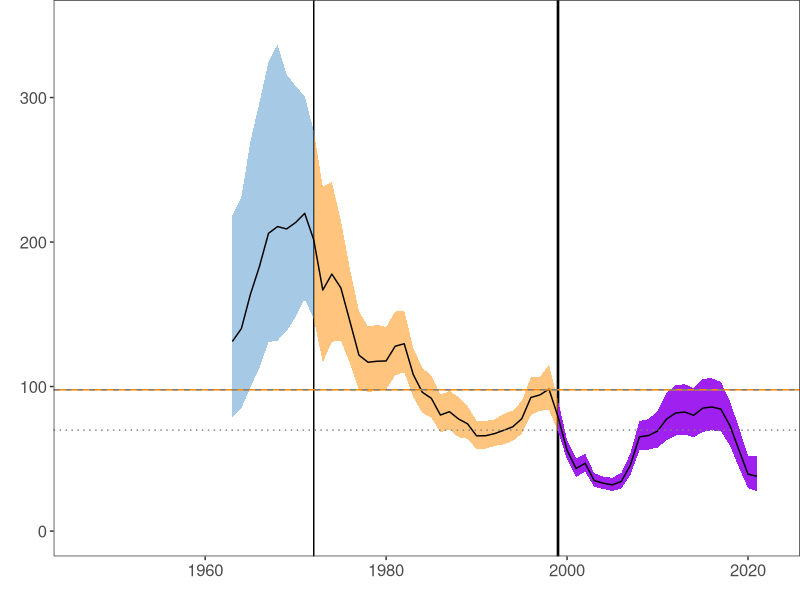
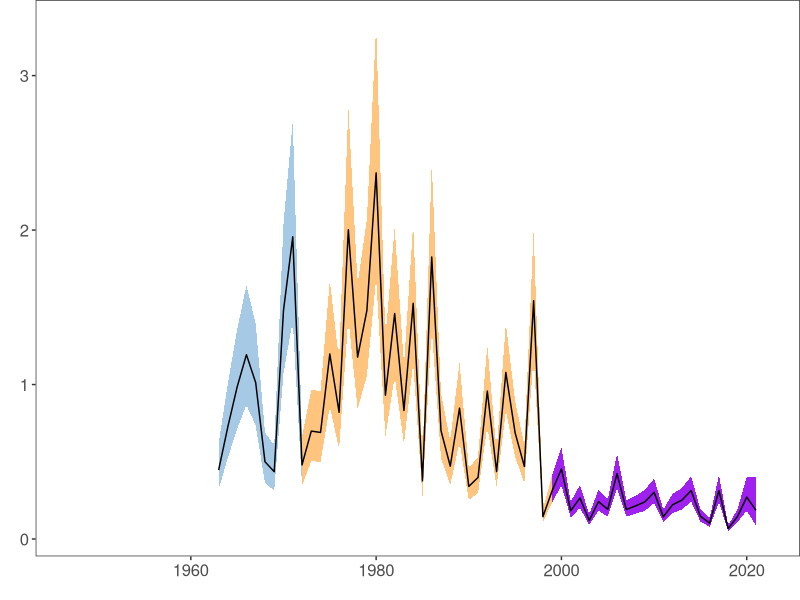
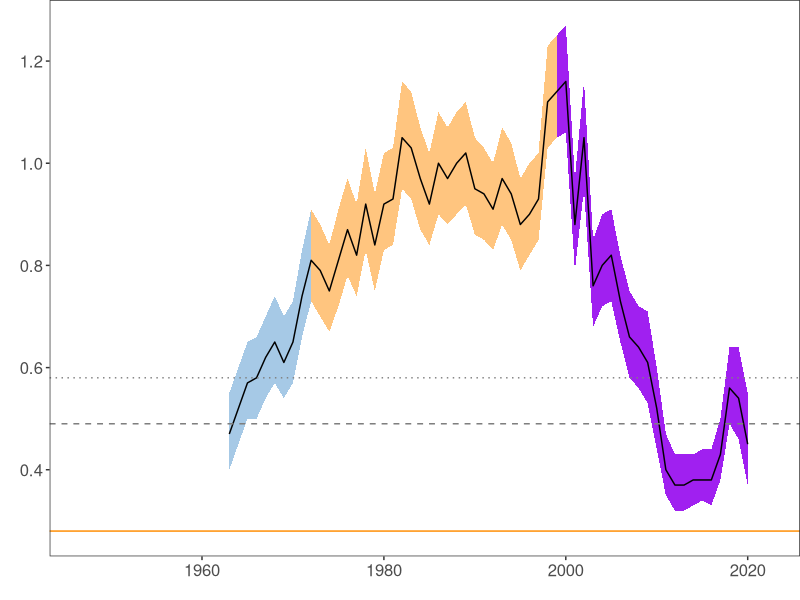
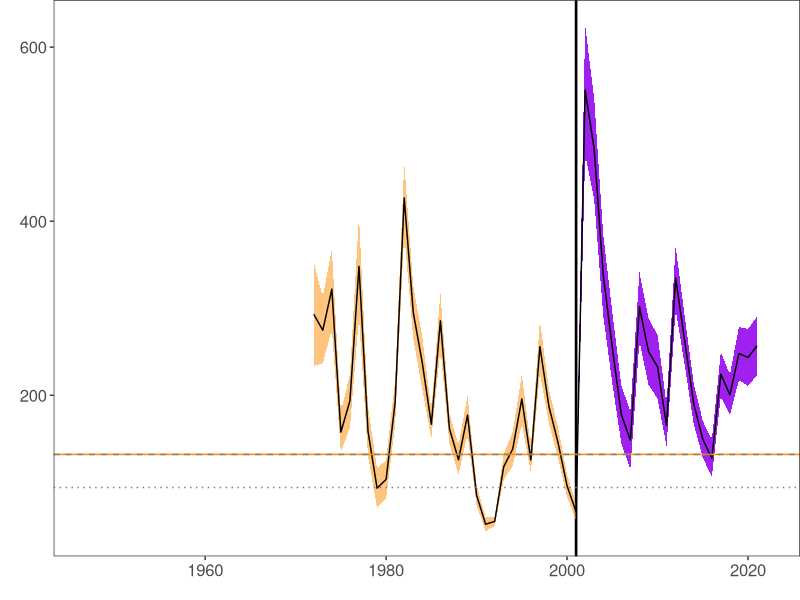
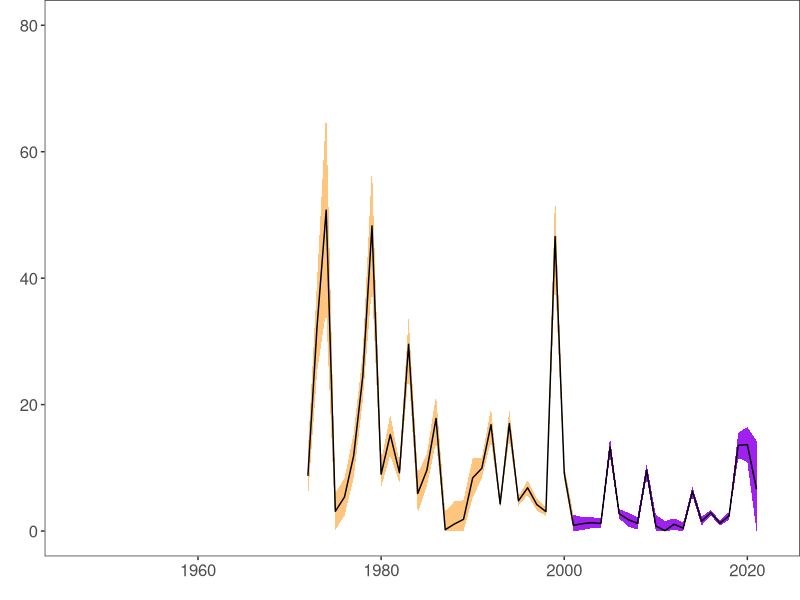
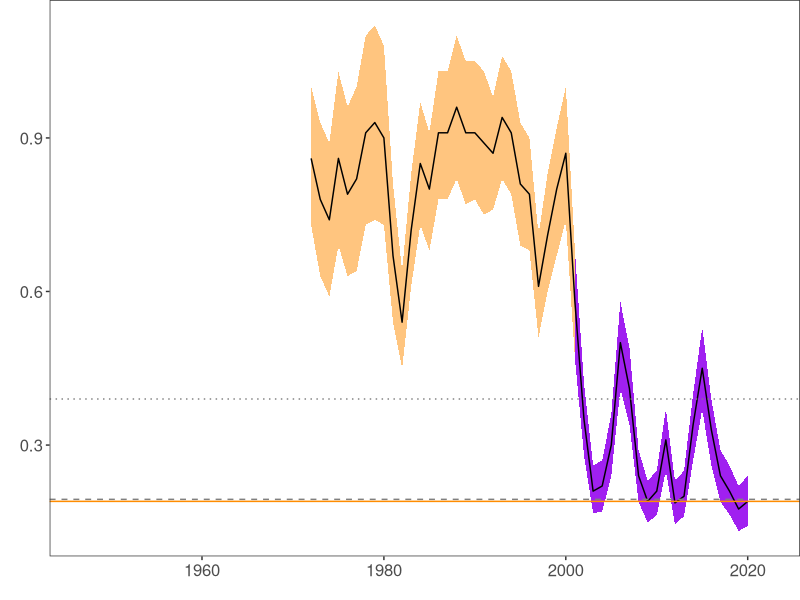
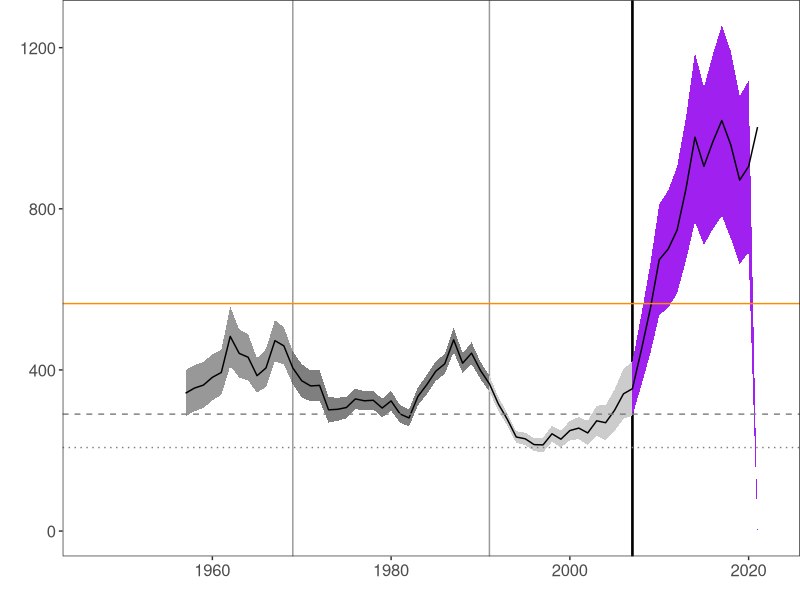
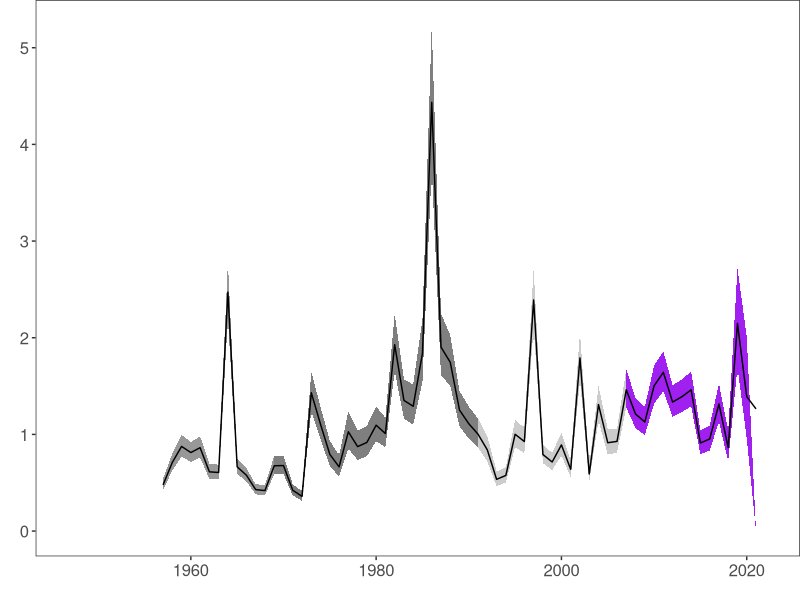

Recreate these plots in R, in order.
#setwd("~/Desktop/Courses/1_Advanced fisheries science/Paper/All_data/Stock_assessment_data_2021")

# packages ----
library(tidyverse)
library(readxl)
library(patchwork)

#Cod ######

cod <- read.csv("SA_cod_2021.csv", sep = ",")

#create data sets for SSB regimes
cod_1 <- cod %>%
  filter(Year %in% c(1963:1972))

cod_2 <- cod %>%
  filter (Year %in% c(1972:1999))

cod_3 <- cod %>%
  filter (Year %in% c(1999:2021))


## plot_SSB
#SSB in 1000 t
SSB_cod <- ggplot(cod)+
  geom_vline(aes(xintercept = 1972), col = "black")+
  geom_vline(aes(xintercept = 1999), col = "black", size = 0.9)+
  geom_ribbon(cod_1, mapping = aes(x=Year, ymin = SSB_low/1000, ymax = SSB_high/1000),
              fill = "steelblue3", alpha = 0.5)+ #SSB and regimes
  geom_ribbon(cod_2, mapping = aes(x=Year, ymin = SSB_low/1000, ymax = SSB_high/1000),
              fill = "darkorange", alpha = 0.5)+
  geom_ribbon(cod_3, mapping = aes(x=Year, ymin = SSB_low/1000, ymax = SSB_high/1000),
              fill = "purple")+
  geom_line(aes(x = Year, y = SSB/1000), col = "black")+
  ylim(0, 350)+
  xlim(1947, 2022)+
  geom_hline(yintercept = 97777/1000, col = "darkorange")+ #MSY Btrigger
  geom_hline(yintercept = 97777/1000, col = "gray50", linetype = "dashed")+ #Bpa
  geom_hline(yintercept = 69841/1000, col = "gray50", linetype = "dotted")+ #Blim
  theme_test()+
  theme(plot.margin = margin(0,0,0,0),
        plot.background = element_blank(),
        axis.text = element_text(size = 12))+
  xlab("")+ ylab("")
SSB_cod

## plot_recruitment
#R in billions
recruitment_cod <-  ggplot(cod, aes(Year, R_1/1000000))+
  geom_ribbon(data = cod_1, aes(x = Year, ymax = R_high/1000000, ymin = R_low/1000000),
              fill = "steelblue3", alpha = 0.5)+
  geom_ribbon(data = cod_2, aes(x = Year, ymax = R_high/1000000, ymin = R_low/1000000),
              fill = "darkorange", alpha = 0.5)+
  geom_ribbon(data = cod_3, aes(x = Year, ymax = R_high/1000000, ymin = R_low/1000000),
              fill = "purple")+
  geom_line(color = "Black")+
  xlab("")+ylab("")+
  scale_y_continuous(breaks = c(0,1,2,3))+
  xlim(1947, 2022)+
  theme_test()+
  theme(plot.margin = margin(0,0,0,0),
        plot.background = element_blank(),
        axis.text = element_text(size = 12))
recruitment_cod


## Fishing
#ages 2-4
f_cod <- ggplot(cod)+
  geom_ribbon(data = cod_1, aes(x=Year,ymin = F_low, ymax = F_high), fill = "steelblue3", alpha = 0.5)+
  geom_ribbon(data = cod_2, aes(x=Year,ymin = F_low, ymax = F_high), fill = "darkorange", alpha = 0.5)+
  geom_ribbon(data = cod_3, aes(x=Year,ymin = F_low, ymax = F_high), fill = "purple")+#fishing pressure
  geom_line(aes(Year, F_2_6), col = "black")+
  geom_hline(yintercept = 0.28, col = "darkorange")+ #FMSY
  geom_hline(yintercept = 0.49, col = "gray50", lty = "dashed")+ #Fpa
  geom_hline(yintercept = 0.58, col = "gray50", lty = "dotted")+ #Flim
  scale_y_continuous(breaks = c(0,0.2,0.4,0.6,0.8,1,1.2))+
  xlab("")+ ylab("")+
  xlim(1947, 2022)+
  theme_test()+
  theme(plot.margin = margin(0,0,0,0),
        plot.background = element_blank(),
        axis.text = element_text(size = 12))
f_cod


# Haddock####
haddock <- read.csv("SA_haddock_2021.csv", sep = ",")
#no lag needed. Age_0

#create data sets for SSB regimes (data starts in 1972)
#1) 1972-2001
#2) 2002-2019
haddock_1 <- haddock %>%
  filter(Year %in% c(1972:2001))

haddock_2 <- haddock %>%
  filter (Year %in% c(2001:2021))


## plot_SSB
#SSB in 1000t
SSB_haddock <- ggplot(haddock)+
  geom_vline(aes(xintercept = 2001), col = "black", size = 0.9)+
  geom_ribbon(haddock_1,mapping = aes(x=Year,ymin = SSB_low/1000, ymax = SSB_high/1000), fill = "darkorange", alpha = 0.5)+ #SSB and regimes
  geom_ribbon(haddock_2,mapping = aes(x=Year,ymin = SSB_low/1000, ymax = SSB_high/1000), fill = "purple")+
  geom_line(aes(Year, SSB/1000), col = "black")+
  geom_hline(yintercept = 132000/1000, col = "darkorange" )+ #MSY Btrigger
  geom_hline(yintercept = 132000/1000, col = "gray50", lty = "dashed")+ #Bpa
  geom_hline(yintercept = 94000/1000, col = "gray50", lty = "dotted" )+ #Blim
  xlab("")+ ylab("")+
  xlim(1947, 2022)+
  theme_test()+
  theme(plot.margin = margin(0,0,0,0),
        plot.background = element_blank(),
        axis.text = element_text(size = 12))

SSB_haddock

## plot_recruitment
#in billions, age 0
recruitment_haddock <-  ggplot(haddock, aes(Year, R_0/1000000))+
  geom_ribbon(data = haddock_1, aes(ymax = R_high/1000000, ymin = R_low/1000000), fill = "darkorange", alpha = 0.5)+
  geom_ribbon(data = haddock_2, aes(ymax = R_high/1000000, ymin = R_low/1000000), fill = "purple")+
  geom_line(col = "black")+
  scale_x_continuous(breaks = c(1960, 1980, 2000, 2018))+
  ylim(0,80)+
  theme_test()+
  xlim(1947, 2022)+
  labs(y = "", x = "")+
  theme(plot.margin = margin(0,0,0,0),
        plot.background = element_blank(),
        axis.text = element_text(size = 12))


recruitment_haddock

## Fishing
#ages 2-4

f_haddock <- ggplot(haddock, aes(Year))+
  geom_ribbon(data = haddock_1, aes(x=Year,ymin = F_low, ymax = F_high), fill = "darkorange", alpha = 0.5)+
  geom_ribbon(data = haddock_2, aes(x=Year,ymin = F_low, ymax = F_high), fill = "purple")+#fishing pressure
  geom_line(aes(Year, F_2_4), col = "black")+
  geom_hline(yintercept = 0.19, col = "darkorange")+ #FMSY
  geom_hline(yintercept = 0.194, col = "gray50", lty = "dashed")+ #Fpa
  geom_hline(yintercept = 0.39, col = "gray50", lty = "dotted")+ #Flim
  scale_x_continuous(breaks = c(1960, 1980, 2000, 2018))+
  theme_test()+
  xlab("") + ylab("")+
  xlim(1947, 2022)+
  theme(plot.margin = margin(0,0,0,0),
        plot.background = element_blank(),
        axis.text = element_text(size = 12))
f_haddock

# #Plaice ####
plaice <- read.csv("SA_plaice_2021.csv", sep = ",")

plaice[is.na(plaice)] <- 0
plaice <- plaice%>%
  mutate(totalcatch = Landings+Discards)%>%
  mutate(explr = totalcatch/SSB)%>%
  mutate(SSB_lag = lag(SSB),
         SSB_high_lag = lag(SSB_high),
         SSB_low_lag = lag(SSB_low))


#SSB in 1000t
SSB_plaice <- ggplot(data = plaice, aes(x = Year))+
  geom_vline(aes(xintercept = 1969), col = "gray60")+
  geom_vline(aes(xintercept = 1991), col = "gray60")+
  geom_vline(aes(xintercept = 2007), col = "black", size = 0.9)+
  geom_ribbon(data = plaice[plaice$Year <=1969, ],
              aes(x = Year , ymin = SSB_low/1000, ymax = SSB_high/1000), fill = "gray20", alpha = 0.5)+
  geom_ribbon(data = plaice[plaice$Year  %in%c(1969:1991), ],
              aes(x = Year ,  ymin = SSB_low/1000, ymax = SSB_high/1000), fill = "gray50")+
  geom_ribbon(data = plaice[plaice$Year %in%c(1991:2007), ],
            aes(x = Year ,  ymin = SSB_low/1000, ymax = SSB_high/1000), fill = "gray80")+
  geom_ribbon(data = plaice[plaice$Year >=2007, ],
              aes(x = Year , ymin = SSB_low/1000, ymax = SSB_high/1000), fill = "purple")+
  geom_line(aes(y = SSB/1000), color = "black")+
  scale_x_continuous(breaks = c(1960, 1980, 2000, 2018))+
  geom_hline(aes(yintercept = 564599/1000), color = "darkorange")+ #MSY B trigger
  geom_hline(aes(yintercept = 290203/1000), color = "gray50", lty = "dashed" )+ #Bpa
  geom_hline(aes(yintercept = 207288/1000), color = "gray50", lty = "dotted" )+ #Blim
  labs(y = "", x = "")+
  theme_test()+
  xlim(1947, 2022)+
  theme(plot.margin = margin(0,0,0,0),
        plot.background = element_blank(),

        axis.text = element_text(size = 12))


SSB_plaice

#in billions
R_plaice <- ggplot(data = plaice, aes(x = Year))+
  geom_ribbon(data = plaice[plaice$Year <=1969, ],
              aes(x = Year , ymin = R_low/1000000, ymax = R_high/1000000), fill = "gray20", alpha = 0.5)+
  geom_ribbon(data = plaice[plaice$Year  %in%c(1969:1991), ],
              aes(x = Year ,  ymin = R_low/1000000, ymax = R_high/1000000), fill = "gray50")+
  geom_ribbon(data = plaice[plaice$Year %in%c(1991:2007), ],
              aes(x = Year ,  ymin = R_low/1000000, ymax = R_high/1000000), fill = "gray80")+
  geom_ribbon(data = plaice[plaice$Year >=2007, ],
              aes(x = Year , ymin = R_low/1000000, ymax = R_high/1000000), fill = "purple")+
  geom_line(aes(y = R_1/1000000),  col = "black")+
  labs(y = "", x = "")+
  scale_x_continuous(breaks = c(1960, 1980, 2000, 2018))+
  theme_test()+
  xlim(1947, 2022)+
  theme(plot.margin = margin(0,0,0,0),
        plot.background = element_blank(),
        axis.text = element_text(size = 12))

R_plaice

#ages 2 - 6
F_plaice <- ggplot(data = plaice, aes(x = Year))+
  geom_ribbon(data = plaice[plaice$Year <=1969, ],
              aes(x = Year , ymin = F_low, ymax = F_high), fill = "gray20", alpha = 0.5)+
  geom_ribbon(data = plaice[plaice$Year %in%c(1969:1991), ],
              aes(x = Year , ymin = F_low, ymax = F_high), fill = "gray50")+
  geom_ribbon(data = plaice[plaice$Year %in%c(1991:2007), ],
              aes(x = Year , ymin = F_low, ymax = F_high), fill = "gray80")+
  geom_ribbon(data = plaice[plaice$Year >=2007, ],
              aes(x = Year , ymin = F_low, ymax = F_high), fill = "purple")+
  geom_line(aes(y = F_2_6))+
  geom_hline(aes(yintercept = 0.21), color = "darkorange")+ #FMSY
  geom_hline(aes(yintercept = 0.769), color = "gray50",lty = "dashed")+ #Fpa
  labs(y = "", x = "")+ #F (ages 2-6)
  theme_test()+
  scale_x_continuous(breaks = c(1960, 1980, 2000, 2018))+
  xlim(1947, 2022)+
  theme(plot.margin = margin(0,0,0,0), plot.background = element_blank(),

        axis.text = element_text(size = 12))+
  theme(legend.position = "none")

F_plaice

# Herring ##########
herring <-read.csv("SA_herring_2021.csv", sep = ",")

herring <- herring %>% mutate(
  exploit_rate = Total_Catch/SSB)

herring2<- herring %>%
  filter(Year %in% c(1947:1966))

herring3<-herring %>%
  filter(Year %in% c(1967:1983))

#SSB in 1000 t
ssb_herring <- ggplot(herring)+
  geom_vline(aes(xintercept = 1966), col = "black")+
  geom_vline(aes(xintercept = 1983), col = "black")+
  geom_vline(aes(xintercept = 2000), col = "black", size = 0.9)+
  geom_ribbon(data= herring[herring$Year < 1966, ],
              mapping = aes(Year, ymin= SSB_low/1000, ymax = SSB_high/1000,
                            fill = "Regime 1"),fill="green4", show.legend = F, alpha = 0.5)+
  geom_ribbon(data= herring[herring$Year %in% c(1966:1983), ],
              mapping = aes(Year, ymin= SSB_low/1000, ymax = SSB_high/1000,
                            fill = "Regime 2"),fill="steelblue3", show.legend = F,alpha = 0.5)+
  geom_ribbon(data= herring[herring$Year %in% c(1983:2000), ],
              mapping = aes(Year, ymin= SSB_low/1000, ymax = SSB_high/1000,
                            fill = "Regime 3"),fill="darkorange", show.legend = F,alpha = 0.5)+
  geom_ribbon(data= herring[herring$Year >= 2000, ],
              mapping = aes(Year, ymin= SSB_low/1000, ymax = SSB_high/1000,
                            fill = "Regime 4"),fill="purple", show.legend = F)+
  geom_line(aes(Year, SSB/1000), color = "black")+
  geom_hline(yintercept = 1232828/1000, col="darkorange" ) + #Btrigger
  geom_hline(yintercept = 956483/1000, col="gray50",lty = "dashed") + #Bpa
  geom_hline(yintercept = 874198/1000, col="gray50",lty = "dotted") + #Blim
  theme_test() +
  scale_x_continuous(breaks = c(1960, 1980, 2000, 2018))+
  ylab("")+
  xlim(1947, 2022)+
  theme(plot.margin = margin(0,0,0,0),
        plot.background = element_blank(),
        axis.text = element_text(size = 12))+
  labs(x = "", y = "")

ssb_herring

#Recruitment _Herring
#in billions
R_herring <- ggplot(data = herring, aes(x = Year, y = R_0/1000000)) +
  geom_ribbon(data= herring[herring$Year < 1966, ],
              aes(ymin = R_low/1000000,  ymax = R_high/1000000), fill = "green4", alpha = 0.5)+
  geom_ribbon(data= herring[herring$Year %in% c(1966:1983), ],
              aes(ymin = R_low/1000000,  ymax = R_high/1000000), fill = "steelblue3", alpha = 0.5)+
  geom_ribbon(data= herring[herring$Year %in% c(1983:2001), ],
              aes(ymin = R_low/1000000,  ymax = R_high/1000000), fill = "darkorange", alpha = 0.5)+
  geom_ribbon(data= herring[herring$Year >= 2000, ],
              aes(ymin = R_low/1000000,  ymax = R_high/1000000), fill = "purple")+
  geom_line(col = "black")+
  theme_test() +
  scale_x_continuous(breaks = c(1960, 1980, 2000, 2018))+
  scale_y_continuous(breaks = c(0, 50, 100))+
  labs(x = "", y = "")+
  xlim(1947, 2022)+
  theme(plot.margin = margin(0,0,0,0),
        plot.background = element_blank(),
        axis.text = element_text(size = 12))
R_herring

#Fishing

#ages 2-6
f_herring <- ggplot(herring, aes(x = Year))+
  geom_ribbon(data = herring[herring$Year < 1966, ],
              aes(ymin = F_low, ymax = F_high), fill = "green4", alpha = 0.5)+
  geom_ribbon(data = herring[herring$Year %in% c(1966:1983), ],
              aes(ymin = F_low, ymax = F_high), fill = "steelblue3", alpha = 0.5)+
  geom_ribbon(data = herring[herring$Year %in% c(1983:2000), ],
              aes(ymin = F_low, ymax = F_high), fill = "darkorange", alpha = 0.5)+
  geom_ribbon(data = herring[herring$Year >= 2000, ],
              aes(ymin = F_low, ymax = F_high), fill = "purple")+
  geom_line(aes(x = Year,y = F_2_6), col="black")+
  geom_hline(yintercept = 0.31, col = "darkorange") + #Fmsy
  geom_hline(yintercept = 0.31, col = "gray50", lty = "dashed" ) + #Fpa
  geom_hline(yintercept = 0.4, col = "gray50", lty = "dotted" ) + #Flim
  scale_x_continuous(breaks = c(1960, 1980, 2000, 2018))+
  xlab("")+ylab("") + #winter ringers
  theme_test()+
  xlim(1947, 2022)+
  theme(plot.margin = margin(0,0,0,0),
        plot.background = element_blank(),
        axis.text = element_text(size = 12))

f_herring




# Saithe ####
df_saithe<- read.csv("SA_saithe_2021.csv", sep = ",")

df_saithe2<-df_saithe %>%
  filter(Year %in% c(1967:1975))

df_saithe3<-df_saithe %>%
  filter(Year %in% c(1975:2010))

df_saithe4 <- df_saithe%>%
  filter(Year %in% c(2010:2022))

#ages 4 - 7
saithe_f <- ggplot(df_saithe)+
  geom_ribbon(data = df_saithe2, aes(x=Year, ymin=F_low, ymax=F_high),
              fill="steelblue3", alpha = 0.5)+
  geom_ribbon(data = df_saithe3, aes(x=Year, ymin=F_low, ymax=F_high),
              fill="darkorange", alpha = 0.5)+
  geom_ribbon(data = df_saithe4, aes(x=Year, ymin=F_low, ymax=F_high),
              fill="purple")+
  geom_line(aes(Year, F_4_7), color="black")+
  xlab(" ")+
  ylab("")+
  geom_hline(yintercept = 0.363, color = "darkorange")+ #FMSY
  geom_hline(yintercept = 0.576, color = "gray50",lty = "dashed")+ #Fpa
  geom_hline(yintercept = 0.668, color = "gray50",lty = "dotted")+ #Flim
  scale_x_continuous(breaks = c(1960, 1980, 2000, 2018))+
  scale_y_continuous(breaks = c(0, 0.2, 0.4, 0.6, 0.8))+
  theme_test()+
  xlim(1947, 2022)+
  theme(plot.margin = margin(0,0,0,0),
        plot.background = element_blank(),
        axis.text = element_text(size = 12))

saithe_f

#SSB in 1000t
saithe_SSB <-ggplot(df_saithe)+
  geom_vline(aes(xintercept = 1975), col = "black")+
  geom_vline(aes(xintercept = 2010), col = "black", size = 0.9)+
  geom_ribbon(data = df_saithe2, aes(Year, ymin = SSB_low/1000, ymax = SSB_high/1000),
              fill = "steelblue3", show.legend = F, alpha = 0.5)+
  geom_ribbon(data =df_saithe3, aes(Year, ymin = SSB_low/1000, ymax = SSB_high/1000),
              fill = "darkorange", show.legend = F, alpha = 0.5)+
  geom_ribbon(data = df_saithe4, aes(Year, ymin = SSB_low/1000, ymax = SSB_high/1000),
              fill = "purple", show.legend = F)+
  geom_line(aes(Year, SSB/1000), color="black")+
  scale_x_continuous(breaks = c(1960, 1980, 2000, 2018))+
  ylab("") + xlab(" ")+
  geom_hline(yintercept = 149098/1000, color = "darkorange")+ #Btrigger
  geom_hline(yintercept = 149098/1000, color = "gray50", lty = "dashed")+ #Bpa
  geom_hline(yintercept = 107297/1000, color = "gray50", lty = "dotted")+ #Blim
  theme_test()+
  xlim(1947, 2022)+
  theme(plot.margin = margin(0,0,0,0),
        plot.background = element_blank(),
        axis.text = element_text(size = 12))

saithe_SSB

#R in billions
saithe_R <-ggplot(df_saithe)+
  geom_ribbon(data = df_saithe2, aes(x=Year, ymin=R_low/100000, ymax=R_high/100000),
              fill = "steelblue3", alpha = 0.5)+
  geom_ribbon(data = df_saithe3, aes(x=Year, ymin=R_low/100000, ymax=R_high/100000),
              fill = "darkorange", alpha = 0.5)+
  geom_ribbon(data = df_saithe4, aes(x=Year, ymin=R_low/100000, ymax=R_high/100000),
              fill = "purple")+
  geom_line(aes(Year, R_3/100000), col = "black")+
  ylab("") + xlab(" ")+
  scale_x_continuous(breaks = c(1960, 1980, 2000, 2018))+
  theme_test()+
  xlim(1947, 2022)+
  theme(plot.margin = margin(0,0,0,0),
        plot.background = element_blank(),
        axis.text = element_text(size = 12))
saithe_R

# Hake ####
df_hake <- read.csv("SA_hake_2021.csv", sep = ",")

df_hake$Discards[is.na(df_hake$Discards)] <- 0
df_hake$Landing <- as.numeric(df_hake$Landing)
df_hake$Discards <- as.numeric(df_hake$Discards)
df_hake$R_high <- as.numeric(df_hake$R_high)
df_hake$R_low <- as.numeric(df_hake$R_low)

df_hake<-df_hake %>% mutate(
  catches = Landing+Discards,
  exploit_rate = catches/SSB,
  SSB = SSB/1000,
  R_0 = R_0/1000,
  R_low = R_low/1000,
  R_high = R_high/1000)

df_hake2<-df_hake %>%
  filter(Year %in% c(1978:1985))

df_hake3<-df_hake %>%
  filter(Year %in% c(1985:2010))

df_hake4<-df_hake %>%
  filter(Year %in% c(2010:2022))

#Fishing
#length  15 - 80 cm
hake_f<-ggplot(df_hake)+
  geom_ribbon(data = df_hake2, aes(x = Year, ymin = F_low, ymax = F_high),
              fill = "steelblue3", alpha = 0.5)+
  geom_ribbon(data = df_hake3, aes(x = Year, ymin = F_low, ymax = F_high),
              fill = "darkorange", alpha = 0.5)+
  geom_ribbon(data = df_hake4, aes(x = Year, ymin = F_low, ymax = F_high),
              fill = "purple")+
  geom_line(aes(Year, F), color="black")+
  labs(x = "", y = "")+
  scale_x_continuous(breaks = c(1960, 1980, 2000, 2018))+
  geom_hline(yintercept = 0.26, color = "darkorange")+ # FMSY
  geom_hline(yintercept = 1.02, color = "gray50", lty = "dashed")+ #Fpa
  theme_test()+
  xlim(1947, 2022)+
  theme(plot.margin = margin(0,0,0,0),
        plot.background = element_blank(),
        axis.text = element_text(size = 12))

hake_f

#SSB
hake_SSB <-ggplot(df_hake)+
  geom_vline(aes(xintercept = 1985), col = "black")+
  geom_vline(aes(xintercept = 2010), col = "black", size = 0.9)+
  geom_ribbon(data = df_hake2, aes(Year, ymin = SSB_low/1000, ymax = SSB_high/1000),
              fill = "steelblue3", show.legend = F, alpha = 0.5)+
  geom_ribbon(data = df_hake3, aes(Year, ymin = SSB_low/1000, ymax = SSB_high/1000),
              fill = "darkorange", show.legend = F, alpha = 0.5)+
  geom_ribbon(data = df_hake4,aes(Year, ymin = SSB_low/1000, ymax = SSB_high/1000),
              fill = "purple", show.legend = F)+
  geom_line(aes(Year, SSB), color="black")+
  scale_x_continuous(breaks = c(1960, 1980, 2000, 2018))+
  ylab("") + xlab(" ")+
  theme_test()+
  theme(plot.margin = margin(0,0,0,0),
        plot.background = element_blank(),
        axis.text = element_text(size = 12))+
  xlim(1947, 2022)+
  geom_hline(yintercept = 56000/1000, color = "darkorange")+ #Btrigger
  geom_hline(yintercept = 56000/1000, color = "gray50", lty = "dashed")+ #Bpa
  geom_hline(yintercept = 40000/1000, color = "gray50", lty = "dotted") #Blim

hake_SSB

#no cpts, in billions
hake_R <-ggplot(df_hake)+
  geom_ribbon(data = df_hake2, aes(x=Year, ymin=R_low/100, ymax=R_high/100), fill = "steelblue3", alpha = 0.5)+
  geom_ribbon(data = df_hake3, aes(x=Year, ymin=R_low/100, ymax=R_high/100), fill = "darkorange", alpha = 0.5)+
  geom_ribbon(data = df_hake4, aes(x=Year, ymin=R_low/100, ymax=R_high/100), fill = "purple")+
  geom_line(aes(Year, R_0/100), color = "black")+
  ylab("") + xlab(" ")+
  scale_x_continuous(breaks = c(1960, 1980, 2000, 2018))+
  theme_test()+
  xlim(1947, 2022)+
  theme(plot.margin = margin(0,0,0,0),
        plot.background = element_blank(),
        axis.text = element_text(size = 12))

hake_R


# arrange all figures ----
#install.packages("patchwork")
library(patchwork)

F_plaice + SSB_plaice + R_plaice +
  hake_f + hake_SSB + hake_R +
  f_herring + ssb_herring + R_herring +
  f_haddock + SSB_haddock + recruitment_haddock +
  saithe_f + saithe_SSB + saithe_R +
  f_cod + SSB_cod + recruitment_cod +
  plot_layout(ncol = 3)

